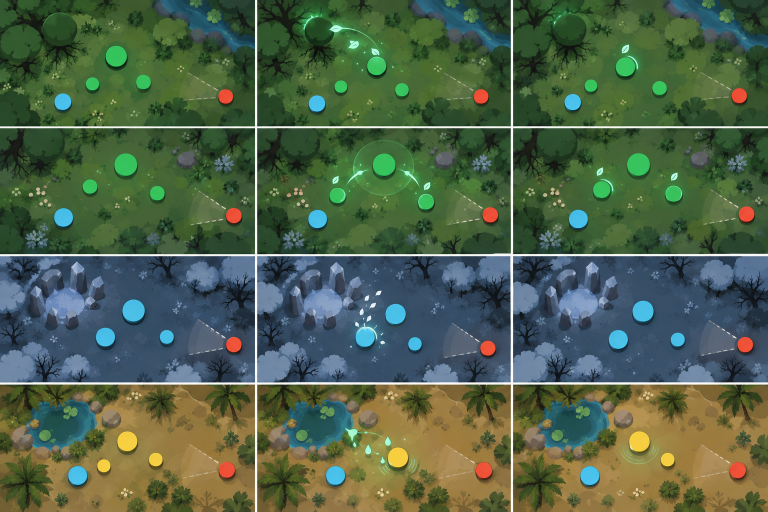
#> input picture planning/art-concepts/ally-buffs-001.png, 1536 x 1024 px (shown at 1/2 size)
$ python crop-effect-direction.py
#> lines starting #> are read from the running program, lines starting #| are printed output that depends on the picture
"""Exact reference crops only; no retouching or alpha manipulation."""
from pathlib import Path
from PIL import Image
import hashlib,json
root=Path(__file__).resolve().parents[1]
source=root/'planning/art-concepts/ally-buffs-001.png'
out=root/'planning/art-concepts/effect-direction-v2/references'
out.mkdir(parents=True,exist_ok=True)
im=Image.open(source)
#> im is the input picture: PIL image 1536x1024 RGB; mean R, G, B 78.3, 97.9, 73.2
boxes={'shield-application':(515,2,1021,251),'empowerment-application':(515,258,1021,508),'frost-application':(515,515,1021,767),'heal-application':(515,773,1021,1023)}
items=[]
sha=lambda p:hashlib.sha256(p.read_bytes()).hexdigest()
for name,box in boxes.items():
 dest=out/(name+'.png');im.crop(box).save(dest)
 items.append({'id':name,'source':str(source.relative_to(root)),'sourceSize':list(im.size),'cropXYXY':list(box),'sourceSHA256':sha(source),'output':str(dest.relative_to(root)),'outputSHA256':sha(dest)})
#> this loop made 4 passes
#> pass 1, `dest = out / (name + '.png')`:
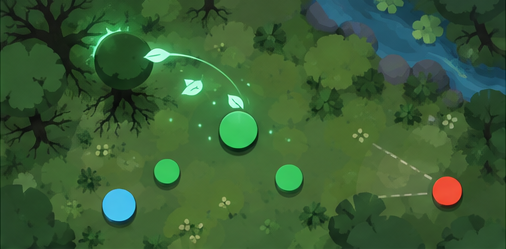
#> saved as shield-application.png: PIL image 506x249 RGB; mean R, G, B 57.7, 93.3, 53.3
#> pass 2, `dest = out / (name + '.png')`:
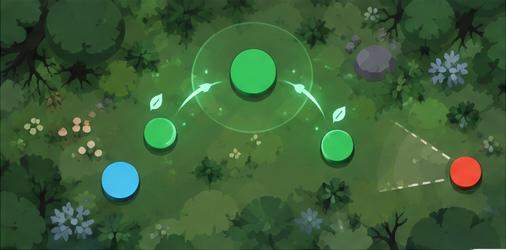
#> saved as empowerment-application.png: PIL image 506x250 RGB; mean R, G, B 59.9, 95, 55
#> after the loop, items = 4 items
(out/'crop-manifest.json').write_text(json.dumps(items,ensure_ascii=False,indent=2)+'\n',encoding='utf-8')
print(json.dumps({'created':len(items),'sourceSHA256':sha(source)}))
#| {"created": 4, "sourceSHA256": "48b9f123812b9cd33a220731fb423b8317d0299e4e5c137f728f61891d599cb0"}

$ run again, with planning/art-concepts/gameplay-regions-a-001.png copied over planning/art-concepts/ally-buffs-001.png
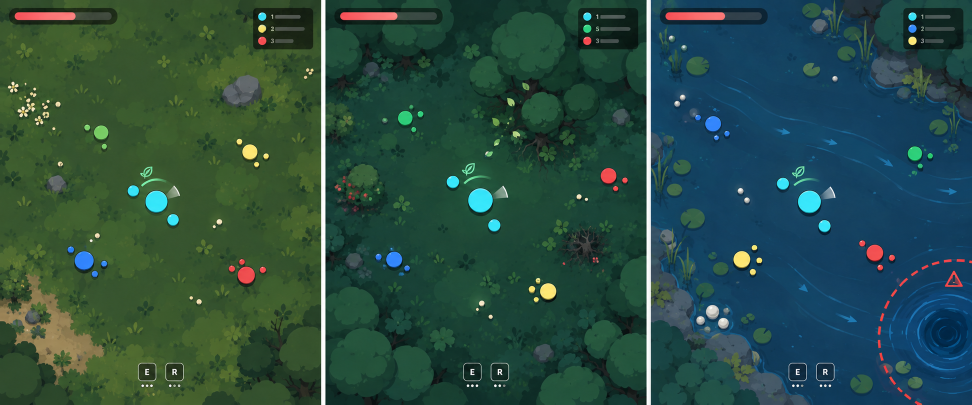
#> input picture planning/art-concepts/gameplay-regions-a-001.png, 1944 x 809 px (shown at 1/2 size)
#> im is the input picture: PIL image 1944x809 RGB; mean R, G, B 41.4, 76.4, 66.3
#> the loop `for name,box in boxes.items():` made 4 passes
#> pass 1, `dest = out / (name + '.png')`:
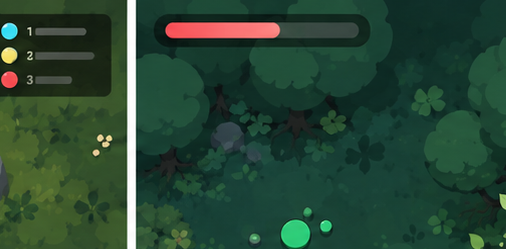
#> saved as shield-application.png: PIL image 506x249 RGB; mean R, G, B 39.6, 70.3, 51.4
#> pass 2, `dest = out / (name + '.png')`:
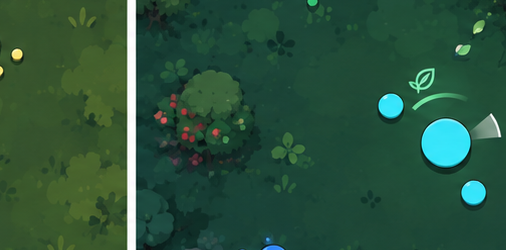
#> saved as empowerment-application.png: PIL image 506x250 RGB; mean R, G, B 42.2, 82.2, 59.5
#> after the loop `for name,box in boxes.items():`: items = 4 items
#| {"created": 4, "sourceSHA256": "14e72f571c49500d455eb0039ad9cd2433b35f8e7eefb709873658dfd03ebfc0"}
